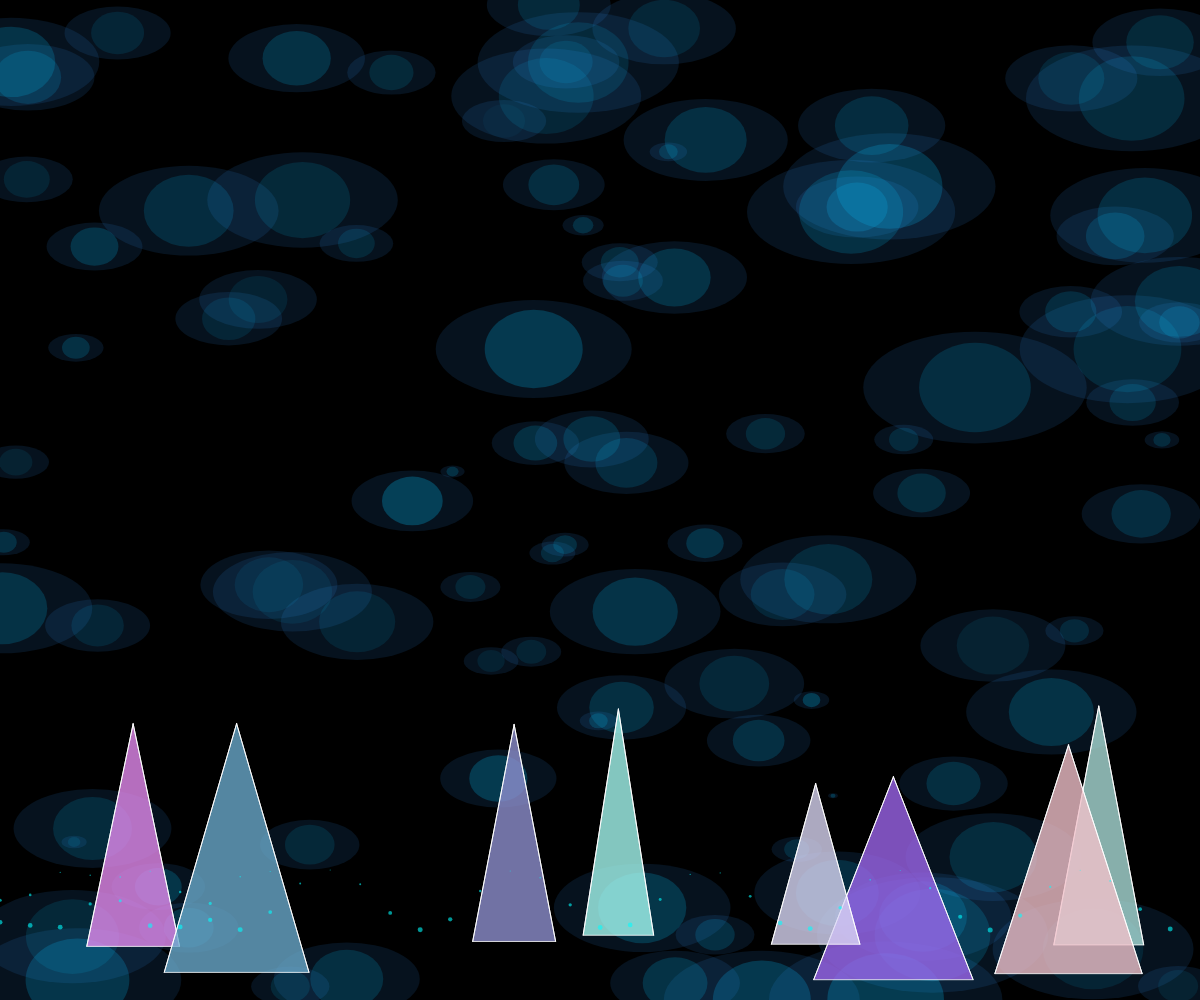
Frame 1 (no input)
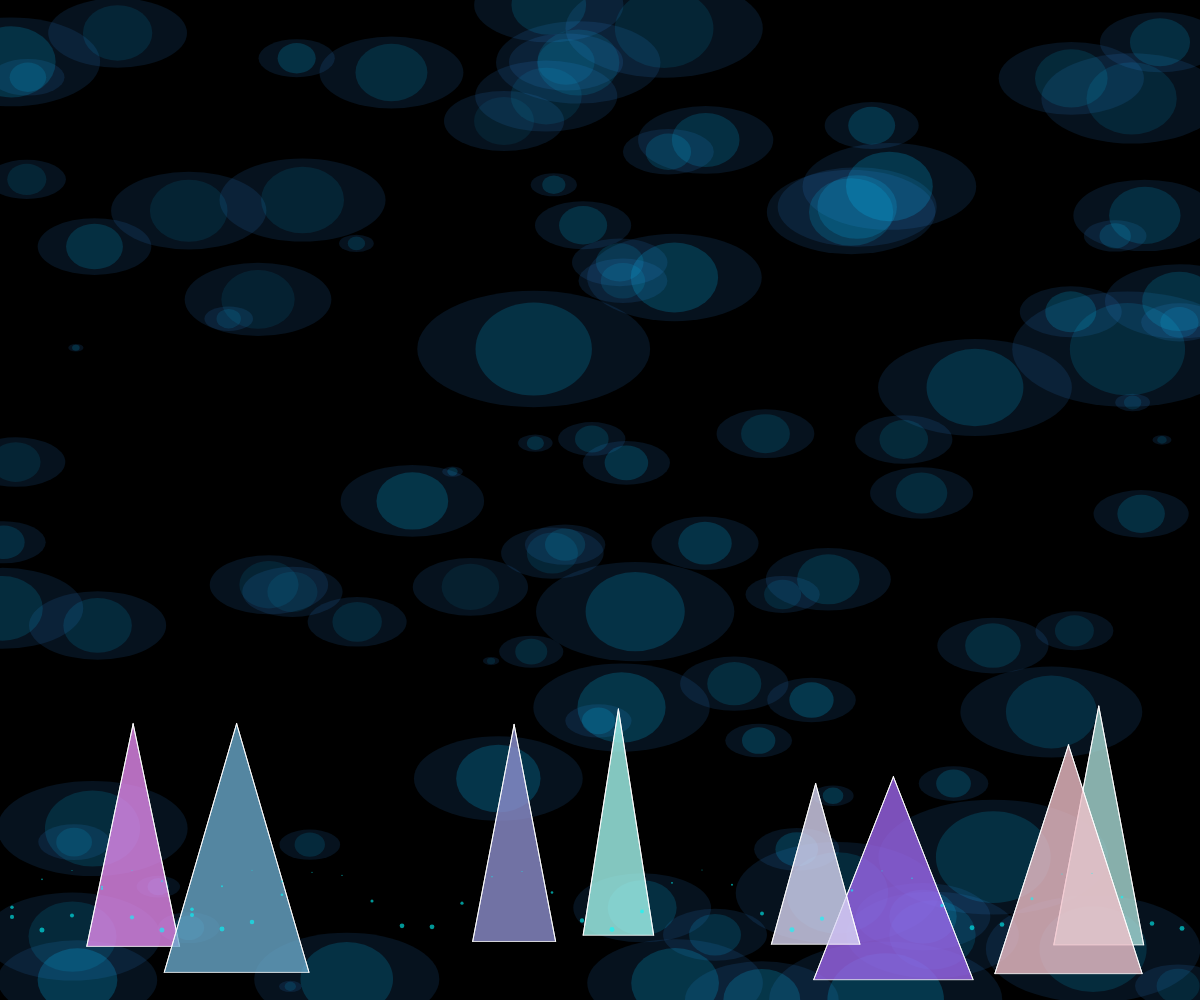
Frame 60 (no input)
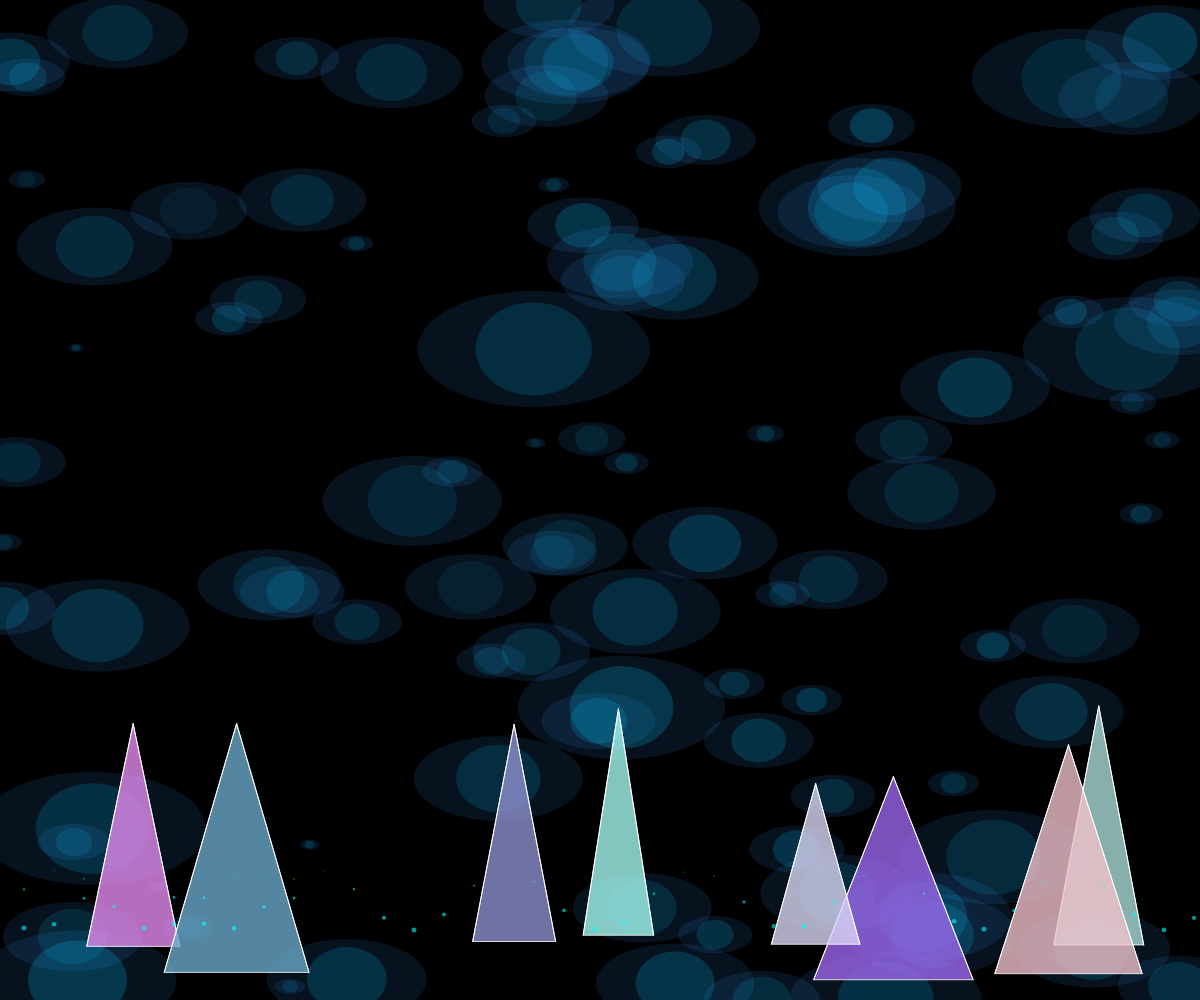
Frame 120 (the mouse pressed at the canvas centre since frame 60)

The p5.js sketch that drew these frames (run headless with seeded random() and noise() and a simulated clock; from frame 60 on, the mouse is pressed at the canvas centre):

// p5.js sketch
// ── sketch.js
let waves = [];
let pyramids = [];
let time = 0;

function setup() {
  createCanvas(windowWidth, windowHeight);
  // Initialize water ripples
  for (let i = 0; i < 100; i++) {
    waves.push({
      x: random(width),
      y: random(height),
      size: random(20, 100),
      speed: random(0.005, 0.02),
      phase: random(TWO_PI)
    });
  }
  
  // Initialize pyramids
  for (let i = 0; i < 8; i++) {
    pyramids.push({
      x: random(width),
      y: height - 100,
      size: random(30, 80),
      height: random(100, 200),
      color: color(random(100, 255), random(100, 255), random(200, 255), 200)
    });
  }
}

function draw() {
  background(0);
  
  time += 0.01;
  
  // Draw liquid landscape with dynamic ripples
  noStroke();
  for (let wave of waves) {
    wave.phase += wave.speed;
    let rippleSize = wave.size + sin(time + wave.phase) * 20;
    
    // Create a translucent ripple effect
    fill(50, 150, 255, 30);
    ellipse(wave.x, wave.y, rippleSize * 2, rippleSize);
    
    // Add bioluminescent pattern underneath
    let pattern = noise(wave.x * 0.01, wave.y * 0.01, time * 0.5) * 255;
    fill(0, 200, 255, pattern * 0.3);
    ellipse(wave.x, wave.y, rippleSize, rippleSize * 0.8);
  }
  
  // Draw pyramidal architecture
  for (let pyramid of pyramids) {
    push();
    translate(pyramid.x, pyramid.y);
    
    // Draw pyramid with gradient
    fill(pyramid.color);
    stroke(255, 200);
    strokeWeight(1);
    
    // Pyramid shape
    beginShape();
    vertex(0, -pyramid.height);
    vertex(-pyramid.size, pyramid.size);
    vertex(pyramid.size, pyramid.size);
    endShape(CLOSE);
    
    // Add some internal structure
    fill(255, 200);
    stroke(255);
    strokeWeight(1);
    line(-pyramid.size, pyramid.size, 0, -pyramid.height);
    line(pyramid.size, pyramid.size, 0, -pyramid.height);
    
    pop();
  }
  
  // Add floating particles for bioluminescence
  for (let i = 0; i < 50; i++) {
    let x = (time * 20 + i * 30) % width;
    let y = height - 100 + sin(time + i) * 30;
    let size = sin(time + i) * 2 + 3;
    
    noStroke();
    fill(0, 255, 255, 150);
    ellipse(x, y, size, size);
  }
}

function windowResized() {
  resizeCanvas(windowWidth, windowHeight);
}
